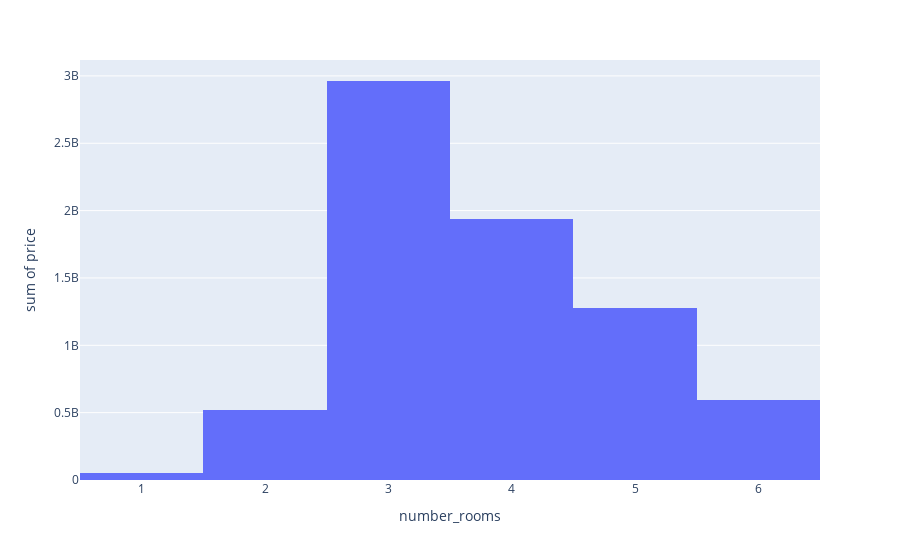
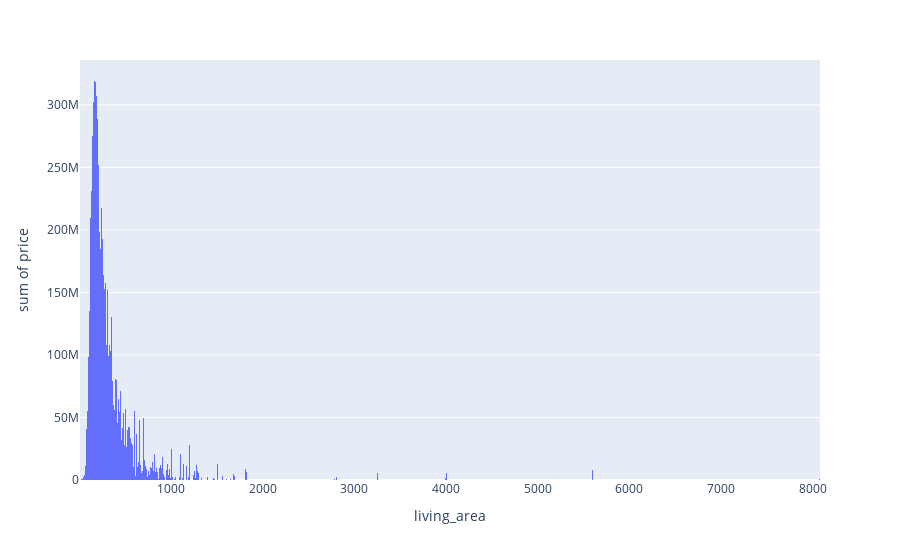
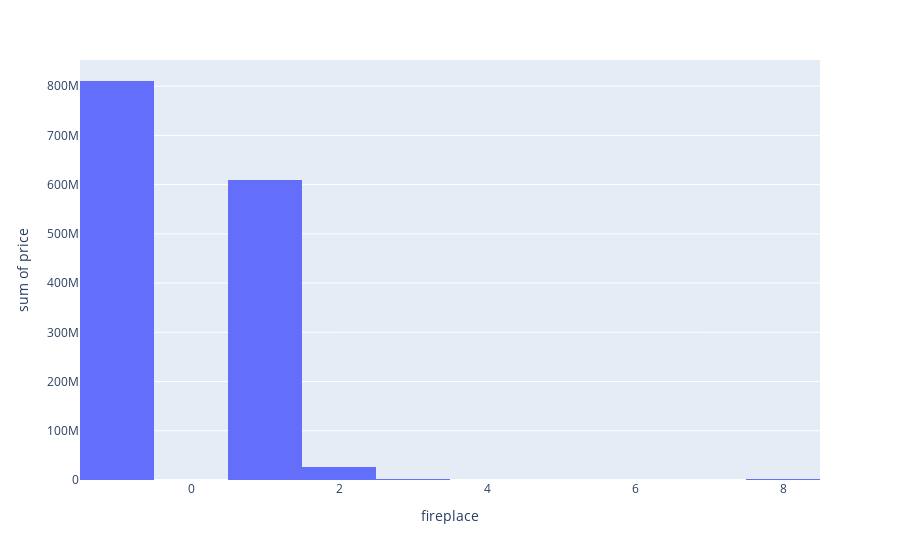
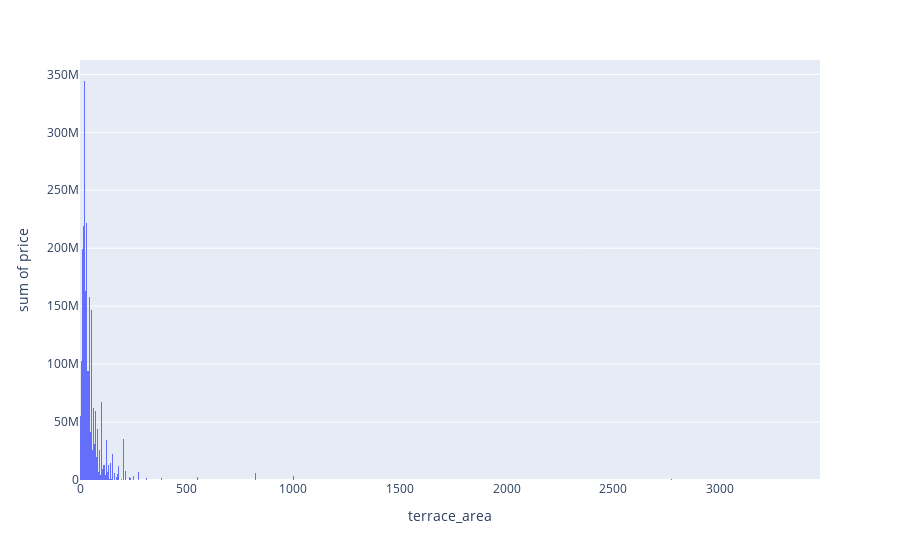

The notebook cell saved with these charts, in order:
### Code cell
for col in cols:
    hist = px.histogram(house_cleaned_outliers, x=col, y='price')
    hist.show()

### Figure 1 — Plotly figure (JSON) as saved in the notebook; plotly's stock layout.template omitted (floating-point values rounded to 4 significant figures; data arrays with more than 128 entries replaced by an {"elided": "..."} marker saying what was removed)
{"data": [{"alignmentgroup": "True", "bingroup": "x", "histfunc": "sum", "hovertemplate": "number_rooms=%{x}<br>sum of price=%{y}<extra></extra>", "legendgroup": "", "marker": {"color": "#636efa", "pattern": {"shape": ""}}, "name": "", "offsetgroup": "", "orientation": "v", "showlegend": false, "type": "histogram", "x": {"elided": "14513 int values"}, "xaxis": "x", "y": {"elided": "14513 int values"}, "yaxis": "y"}], "layout": {"barmode": "relative", "legend": {"tracegroupgap": 0}, "margin": {"t": 60}, "xaxis": {"anchor": "y", "domain": [0, 1], "title": {"text": "number_rooms"}}, "yaxis": {"anchor": "x", "domain": [0, 1], "title": {"text": "sum of price"}}}}

### Figure 2 — Plotly figure (JSON) as saved in the notebook; plotly's stock layout.template omitted (floating-point values rounded to 4 significant figures; data arrays with more than 128 entries replaced by an {"elided": "..."} marker saying what was removed)
{"data": [{"alignmentgroup": "True", "bingroup": "x", "histfunc": "sum", "hovertemplate": "living_area=%{x}<br>sum of price=%{y}<extra></extra>", "legendgroup": "", "marker": {"color": "#636efa", "pattern": {"shape": ""}}, "name": "", "offsetgroup": "", "orientation": "v", "showlegend": false, "type": "histogram", "x": {"elided": "14513 int values"}, "xaxis": "x", "y": {"elided": "14513 int values"}, "yaxis": "y"}], "layout": {"barmode": "relative", "legend": {"tracegroupgap": 0}, "margin": {"t": 60}, "xaxis": {"anchor": "y", "domain": [0, 1], "title": {"text": "living_area"}}, "yaxis": {"anchor": "x", "domain": [0, 1], "title": {"text": "sum of price"}}}}

### Figure 3 — Plotly figure (JSON) as saved in the notebook; plotly's stock layout.template omitted (floating-point values rounded to 4 significant figures; data arrays with more than 128 entries replaced by an {"elided": "..."} marker saying what was removed)
{"data": [{"alignmentgroup": "True", "bingroup": "x", "histfunc": "sum", "hovertemplate": "fireplace=%{x}<br>sum of price=%{y}<extra></extra>", "legendgroup": "", "marker": {"color": "#636efa", "pattern": {"shape": ""}}, "name": "", "offsetgroup": "", "orientation": "v", "showlegend": false, "type": "histogram", "x": {"elided": "14513 int values"}, "xaxis": "x", "y": {"elided": "14513 int values"}, "yaxis": "y"}], "layout": {"barmode": "relative", "legend": {"tracegroupgap": 0}, "margin": {"t": 60}, "xaxis": {"anchor": "y", "domain": [0, 1], "title": {"text": "fireplace"}}, "yaxis": {"anchor": "x", "domain": [0, 1], "title": {"text": "sum of price"}}}}

### Figure 4 — Plotly figure (JSON) as saved in the notebook; plotly's stock layout.template omitted (floating-point values rounded to 4 significant figures; data arrays with more than 128 entries replaced by an {"elided": "..."} marker saying what was removed)
{"data": [{"alignmentgroup": "True", "bingroup": "x", "histfunc": "sum", "hovertemplate": "terrace_area=%{x}<br>sum of price=%{y}<extra></extra>", "legendgroup": "", "marker": {"color": "#636efa", "pattern": {"shape": ""}}, "name": "", "offsetgroup": "", "orientation": "v", "showlegend": false, "type": "histogram", "x": {"elided": "14513 int values"}, "xaxis": "x", "y": {"elided": "14513 int values"}, "yaxis": "y"}], "layout": {"barmode": "relative", "legend": {"tracegroupgap": 0}, "margin": {"t": 60}, "xaxis": {"anchor": "y", "domain": [0, 1], "title": {"text": "terrace_area"}}, "yaxis": {"anchor": "x", "domain": [0, 1], "title": {"text": "sum of price"}}}}
